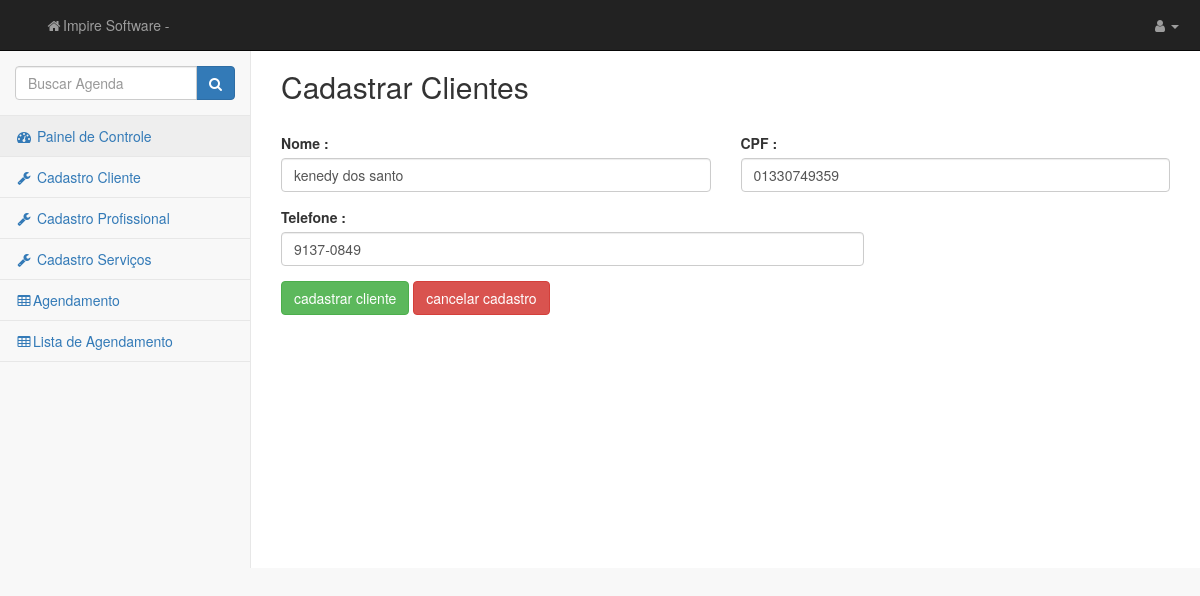
The app's page /core/edita_cliente/7/ (signed in) with its own data.
### cliente/models.py (models this page shows, shortened)
class Person(models.Model):
	nome = models.CharField('Nome', max_length=100,blank=True)
	cpf = models.CharField('CPF', max_length=14,blank=True)
	telefone = models.CharField('Telefone', max_length=9,blank=True)
	class Meta:
		verbose_name_plural = 'Clentes'
		verbose_name = 'Clente'

### core/views.py (the view)
# urls.py: path('edita_cliente/<int:id_cliente>/', views.edita_cliente, name='edita_cliente'),
@login_required
def edita_cliente(request, id_cliente):
	ed = get_object_or_404(Person, id=id_cliente)
	if request.method == 'POST':
		form = ClienteForm(request.POST, instance=ed)
		if form.is_valid():
			form.save()
			return redirect('home')
	else:
		form = ClienteForm(instance=ed)
	return render(request, 'core/clienteform.html',{'form':form})

### core/forms.py
class ClienteForm(ModelForm):
	class Meta:
		model = Person
		fields = '__all__'

### core/templates/core/clienteform.html (shortened to what this page needs)
{% extends "base.html" %}
{% load widget_tweaks %}
{% block body %}
    <br>
    <h2>Cadastrar Clientes</h2>
    <br>
	<form method="post">
		<div class="row">
			<div class="col-md-6">
				<div class="form-group">
					<label for="{{ form.nome.id_for_label }}">Nome :</label>
                   {{ form.nome|add_class:"form-control" }}
				</div>
			</div>
			<div class="col-md-6">
				<div class="form-group">
					<label for="{{ form.cpf.id_for_label }}">CPF :</label>
                   {{ form.cpf|add_class:"form-control" }}
				</div>
			</div>
			<div class="col-md-8">
				<div class="form-group">
					<label for="{{ form.telefone.id_for_label }}">Telefone :</label>
                   {{ form.telefone|add_class:"form-control" }}
				</div>
			</div>
			<div class="col-md-6">
				<button class="btn btn-success" type="submit">cadastrar cliente</button>
				<a href="{% url 'home' %}" class="btn btn-danger" type="submit">cancelar cadastro</a>
			</div>
	</form>
{% endblock body %}

### core/static/css/startmin.css (style rules this page uses)
body { background-color: #f8f8f8; }

### records on screen
Person: nome "kenedy dos santo", cpf "01330749359", telefone "9137-0849"
